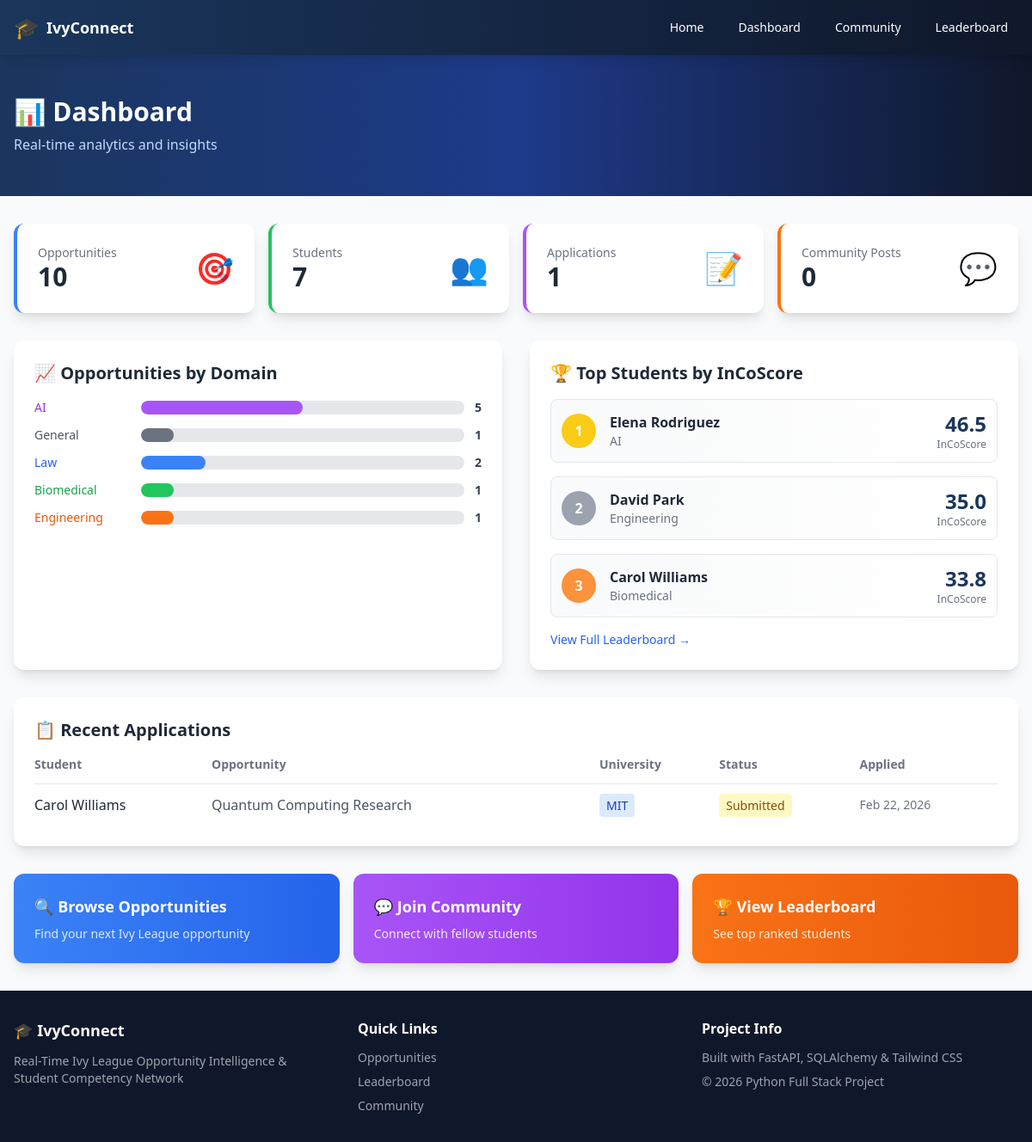
/dashboard, run on the app's committed database.
### models.py (models this page shows)
class Student(Base):
    __tablename__ = "students"
    id = Column(Integer, primary_key=True, index=True)
    name = Column(String(255), nullable=False)
    email = Column(String(255), nullable=True)
    domain_interest = Column(String(100), nullable=False)
    skills = Column(Text, nullable=True)  # Comma-separated skills
    bio = Column(Text, nullable=True)
    resume_url = Column(String(500), nullable=True)
    hackathons = Column(Integer, default=0)
    internships = Column(Integer, default=0)
    research_papers = Column(Integer, default=0)
    coding_score = Column(Float, default=0.0)
    applications = relationship("Application", back_populates="student")
    posts = relationship("Post", back_populates="author")
    comments = relationship("Comment", back_populates="author")

class Application(Base):
    __tablename__ = "applications"
    id = Column(Integer, primary_key=True, index=True)
    student_id = Column(Integer, ForeignKey("students.id"), nullable=False)
    opportunity_id = Column(Integer, ForeignKey("opportunities.id"), nullable=False)
    status = Column(String(50), default="submitted")  # submitted, under_review, accepted, rejected
    applied_at = Column(DateTime, default=datetime.utcnow)
    student = relationship("Student", back_populates="applications")
    opportunity = relationship("Opportunity", back_populates="applications")

class Opportunity(Base):
    __tablename__ = "opportunities"
    id = Column(Integer, primary_key=True, index=True)
    title = Column(String(255), nullable=False)
    description = Column(Text, nullable=True)
    university = Column(String(100), nullable=False)
    domain = Column(String(100), nullable=False)
    posted_date = Column(Date, nullable=False)
    applications = relationship("Application", back_populates="opportunity")

### main.py (the view)
@app.get("/dashboard", response_class=HTMLResponse)
async def dashboard(request: Request):
    db = SessionLocal()
    try:
        total_opportunities = db.query(Opportunity).count()
        total_students = db.query(Student).count()
        total_applications = db.query(Application).count()
        total_posts = db.query(Post).count()
        domains = db.query(Opportunity.domain).distinct().all()
        domain_stats = []
        for (domain,) in domains:
            count = db.query(Opportunity).filter(Opportunity.domain == domain).count()
            domain_stats.append({"domain": domain, "count": count})
        recent_apps = db.query(Application).order_by(Application.applied_at.desc()).limit(5).all()
        students = db.query(Student).all()
        top_students = sorted(
            [{"student": s, "incoscore": calculate_incoscore(s)} for s in students],
            key=lambda x: x["incoscore"],
            reverse=True
        )[:3]
        return templates.TemplateResponse(
            "dashboard.html",
            {
                "request": request,
                "total_opportunities": total_opportunities,
                "total_students": total_students,
                "total_applications": total_applications,
                "total_posts": total_posts,
                "domain_stats": domain_stats,
                "recent_apps": recent_apps,
                "top_students": top_students
            }
        )
    finally:
        db.close()

### templates/dashboard.html (shortened to what this page needs)
{% extends "base.html" %}
{% block hero %}
<div class="bg-gradient-to-r from-navy-800 via-blue-900 to-navy-900 text-white py-12">
    <div class="max-w-7xl mx-auto px-4">
        <h1 class="text-3xl font-bold mb-2">📊 Dashboard</h1>
        <p class="text-blue-200">Real-time analytics and insights</p>
    </div>
</div>
{% endblock %}
{% block content %}
<div class="grid grid-cols-2 md:grid-cols-4 gap-4 mb-8">
    <div class="bg-white rounded-xl shadow-lg p-6 border-l-4 border-blue-500 hover:shadow-xl transition">
        <div class="flex items-center justify-between">
            <div>
                <p class="text-gray-500 text-sm">Opportunities</p>
                <p class="text-3xl font-bold text-gray-800">{{ total_opportunities }}</p>
            </div>
            <span class="text-4xl">🎯</span>
        </div>
    </div>
    <div class="bg-white rounded-xl shadow-lg p-6 border-l-4 border-green-500 hover:shadow-xl transition">
        <div class="flex items-center justify-between">
            <div>
                <p class="text-gray-500 text-sm">Students</p>
                <p class="text-3xl font-bold text-gray-800">{{ total_students }}</p>
            </div>
            <span class="text-4xl">👥</span>
        </div>
    </div>
    <div class="bg-white rounded-xl shadow-lg p-6 border-l-4 border-purple-500 hover:shadow-xl transition">
        <div class="flex items-center justify-between">
            <div>
                <p class="text-gray-500 text-sm">Applications</p>
                <p class="text-3xl font-bold text-gray-800">{{ total_applications }}</p>
            </div>
            <span class="text-4xl">📝</span>
        </div>
    </div>
    <div class="bg-white rounded-xl shadow-lg p-6 border-l-4 border-orange-500 hover:shadow-xl transition">
        <div class="flex items-center justify-between">
            <div>
                <p class="text-gray-500 text-sm">Community Posts</p>
                <p class="text-3xl font-bold text-gray-800">{{ total_posts }}</p>
            </div>
            <span class="text-4xl">💬</span>
        </div>
    </div>
</div>
<div class="grid md:grid-cols-2 gap-8">
    <div class="bg-white rounded-xl shadow-lg p-6">
        <h2 class="text-xl font-bold text-gray-800 mb-4">📈 Opportunities by Domain</h2>
        <div class="space-y-3">
            {% for stat in domain_stats %}
            <div class="flex items-center">
                <span class="w-28 text-sm font-medium
                    {% if stat.domain == 'AI' %}text-purple-600
                    {% elif stat.domain == 'Law' %}text-blue-600
                    {% elif stat.domain == 'Biomedical' %}text-green-600
                    {% elif stat.domain == 'Engineering' %}text-orange-600
                    {% else %}text-gray-600{% endif %}">
                    {{ stat.domain }}
                </span>
                <div class="flex-1 mx-3">
                    <div class="h-4 bg-gray-200 rounded-full overflow-hidden">
                        <div class="h-full rounded-full
                            {% if stat.domain == 'AI' %}bg-purple-500
                            {% elif stat.domain == 'Law' %}bg-blue-500
                            {% elif stat.domain == 'Biomedical' %}bg-green-500
                            {% elif stat.domain == 'Engineering' %}bg-orange-500
                            {% else %}bg-gray-500{% endif %}"
                            style="width: {{ (stat.count / total_opportunities * 100) if total_opportunities > 0 else 0 }}%">
                        </div>
                    </div>
                </div>
                <span class="text-sm font-bold text-gray-700">{{ stat.count }}</span>
            </div>
            {% endfor %}
        </div>
    </div>
    <div class="bg-white rounded-xl shadow-lg p-6">
        <h2 class="text-xl font-bold text-gray-800 mb-4">🏆 Top Students by InCoScore</h2>
        <div class="space-y-4">
            {% for item in top_students %}
            <div class="flex items-center p-3 bg-gradient-to-r from-gray-50 to-white rounded-lg border">
                <div class="w-10 h-10 flex items-center justify-center rounded-full
                    {% if loop.index == 1 %}bg-yellow-400 text-white
                    {% elif loop.index == 2 %}bg-gray-400 text-white
                    {% else %}bg-orange-400 text-white{% endif %} font-bold mr-4">
                    {{ loop.index }}
                </div>
                <div class="flex-1">
                    <a href="/student/{{ item.student.id }}" class="font-semibold text-gray-800 hover:text-blue-600">{{ item.student.name }}</a>
                    <p class="text-sm text-gray-500">{{ item.student.domain_interest }}</p>
                </div>
                <div class="text-right">
                    <p class="text-2xl font-bold text-navy-800">{{ item.incoscore }}</p>
                    <p class="text-xs text-gray-500">InCoScore</p>
                </div>
            </div>
            {% endfor %}
        </div>
        <a href="/leaderboard" class="mt-4 inline-block text-blue-600 hover:text-blue-800 text-sm font-medium">View Full Leaderboard →</a>
    </div>
</div>
<div class="mt-8 bg-white rounded-xl shadow-lg p-6">
    <h2 class="text-xl font-bold text-gray-800 mb-4">📋 Recent Applications</h2>
    {% if recent_apps %}
    <div class="overflow-x-auto">
        <table class="w-full">
            <thead>
                <tr class="text-left text-sm text-gray-500 border-b">
                    <th class="pb-3">Student</th>
                    <th class="pb-3">Opportunity</th>
                    <th class="pb-3">University</th>
                    <th class="pb-3">Status</th>
                    <th class="pb-3">Applied</th>
                </tr>
            </thead>
            <tbody class="divide-y">
                {% for app in recent_apps %}
                <tr class="hover:bg-gray-50">
                    <td class="py-3">
                        <a href="/student/{{ app.student.id }}" class="font-medium text-gray-800 hover:text-blue-600">{{ app.student.name }}</a>
                    </td>
                    <td class="py-3 text-gray-600">{{ app.opportunity.title }}</td>
                    <td class="py-3">
                        <span class="px-2 py-1 bg-blue-100 text-blue-800 rounded text-sm">{{ app.opportunity.university }}</span>
                    </td>
                    <td class="py-3">
                        <span class="px-2 py-1 rounded text-sm
                            {% if app.status == 'submitted' %}bg-yellow-100 text-yellow-800
                            {% elif app.status == 'accepted' %}bg-green-100 text-green-800
                            {% else %}bg-gray-100 text-gray-800{% endif %}">
                            {{ app.status|capitalize }}
                        </span>
                    </td>
                    <td class="py-3 text-sm text-gray-500">{{ app.applied_at.strftime('%b %d, %Y') }}</td>
                </tr>
                {% endfor %}
            </tbody>
        </table>
    </div>
    {% else %}
    <p class="text-gray-500 text-center py-8">No applications yet. Be the first to apply!</p>
    {% endif %}
</div>
<div class="mt-8 grid md:grid-cols-3 gap-4">
    <a href="/" class="bg-gradient-to-r from-blue-500 to-blue-600 text-white rounded-xl p-6 hover:from-blue-600 hover:to-blue-700 transition shadow-lg">
        <h3 class="font-bold text-lg mb-2">🔍 Browse Opportunities</h3>
        <p class="text-blue-100 text-sm">Find your next Ivy League opportunity</p>
    </a>
    <a href="/community" class="bg-gradient-to-r from-purple-500 to-purple-600 text-white rounded-xl p-6 hover:from-purple-600 hover:to-purple-700 transition shadow-lg">
        <h3 class="font-bold text-lg mb-2">💬 Join Community</h3>
        <p class="text-purple-100 text-sm">Connect with fellow students</p>
    </a>
    <a href="/leaderboard" class="bg-gradient-to-r from-orange-500 to-orange-600 text-white rounded-xl p-6 hover:from-orange-600 hover:to-orange-700 transition shadow-lg">
        <h3 class="font-bold text-lg mb-2">🏆 View Leaderboard</h3>
        <p class="text-orange-100 text-sm">See top ranked students</p>
    </a>
</div>
{% endblock %}

### static/css/style.css (style rules this page uses)
* { margin: 0; padding: 0; box-sizing: border-box; }
body { font-family: 'Segoe UI', Tahoma, Geneva, Verdana, sans-serif; }
html { scroll-behavior: smooth; }

### data on the page
Student: student.name "Elena Rodriguez", student.domain_interest "AI"
Student: student.name "David Park", student.domain_interest "Engineering"
Student: student.name "Carol Williams", student.domain_interest "Biomedical"
Application: student.name "Carol Williams", opportunity "Quantum Computing Research", opportunity.university "MIT", status "Submitted", applied_at "Feb 22, 2026"

### other printed values
{{ total_opportunities }} "10"
{{ total_students }} "7"
{{ total_applications }} "1"
{{ total_posts }} "0"
{{ stat.domain }} "AI" "General" "Law" "Biomedical" "Engineering"
{{ stat.count }} "5" "1" "2" "1" "1"
{{ item.incoscore }} "46.5" "35.0" "33.8"
